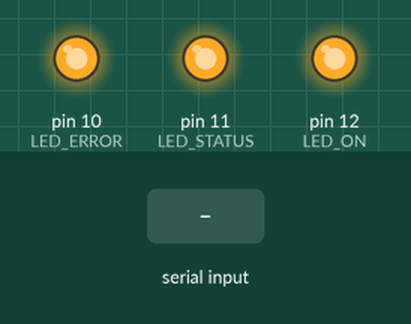
Simulated run of this sketch. Board: Arduino Uno, built with avr-gcc and run on an emulated ATmega328P. On the bench: output pins drawn as LEDs (lit = HIGH). The test bench sets the inputs (shaded band).

Above: at 0.1 s.
At 1.7 s:
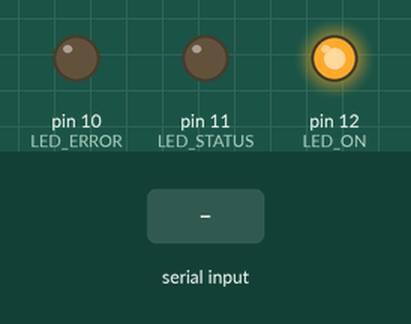
1.8 s: byte 30 received over Serial
Timing chart, 0 to 4.8 s (numbered marks = the images above; inputs shaded):
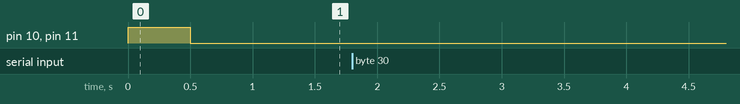

The sketch:

ArduinoApplication.ino
```cpp
#include <AltSoftSerial.h>

// NON CONFIGURABLE CONNECTIONS
// ----------------------------
// Hardware serial RX: 0 : 2
// Hardware serial TX: 1 : 3
#define RXs 8
#define TXs 9

// CONFIGURABLE CONNECTIONS
// ----------------------------
// Serial Communication pins


// Three diagnostic LEDs
#define LED_ON 12
#define LED_STATUS 11
#define LED_ERROR 10 // PWM disabled

// PWM led Codes
#define LED_WAITING 0
#define LED_SENDING 127
#define LED_RECEIVING 255
#define LED_ON_DUTY 50

#define MIDI_BAUDRATE 31250
#define IVC_BAUDRATE 115200

AltSoftSerial MIDI;

byte input;

void setup()
{
  // Setup LEDs
  pinMode(LED_ON, OUTPUT);
  pinMode(LED_STATUS, OUTPUT);
  pinMode(LED_ERROR, OUTPUT);

  // Setup serial input (in from IVC)
  Serial.begin(IVC_BAUDRATE);

  // Setup serial output (out to MIDI)
  MIDI.begin(MIDI_BAUDRATE);

  digitalWrite(LED_ON, HIGH);
  digitalWrite(LED_STATUS, HIGH);
  digitalWrite(LED_ERROR, HIGH);
  delay(500);
  digitalWrite(LED_STATUS, LOW);
  digitalWrite(LED_ERROR, LOW);
}

void loop()
{
  if (Serial.available())
  {
    analogWrite(LED_STATUS, LED_RECEIVING);
    input = Serial.read();

    analogWrite(LED_STATUS, LED_SENDING);
    MIDI.write(input);
  }
  else
    analogWrite(LED_STATUS, LED_WAITING);
}
```
